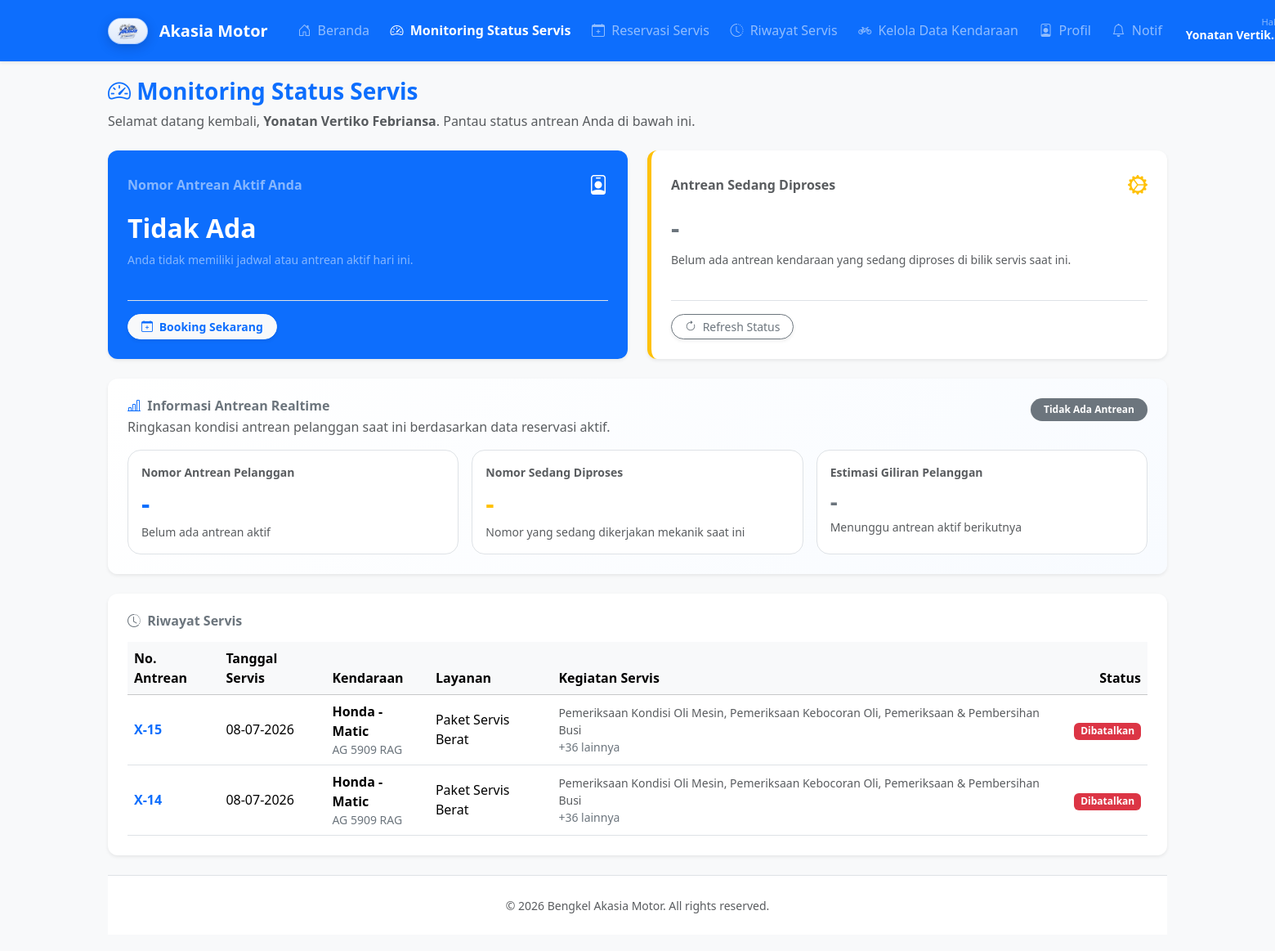
/akasia-motor/index.php?page=dashboard (signed in), run on the app's committed database.
### tables this page shows
CREATE TABLE `reservasi` (
  `id` int(11) NOT NULL,
  `no_antrian` varchar(10) NOT NULL,
  `user_id` int(11) NOT NULL,
  `mekanik_id` int(11) DEFAULT NULL,
  `jenis_layanan_id` int(11) NOT NULL,
  `jenis_reservasi` enum('Online','Walk-in') DEFAULT 'Online',
  `no_plat` varchar(20) NOT NULL,
  `jenis_kendaraan` varchar(50) DEFAULT NULL,
  `tipe_model` varchar(50) DEFAULT NULL,
  `tahun` year(4) DEFAULT NULL,
  `warna` varchar(30) DEFAULT NULL,
  `keluhan` text DEFAULT NULL,
  `kehadiran` enum('Belum Hadir','Hadir') DEFAULT 'Belum Hadir',
  `status` enum('menunggu_konfirmasi','dikonfirmasi','menunggu_antrean','diproses','pending','selesai','dibatalkan') NOT NULL DEFAULT 'menunggu_konfirmasi',
  `alasan_status` text DEFAULT NULL,
  `catatan_mekanik` text DEFAULT NULL,
  `hasil_servis` text DEFAULT NULL,
  `biaya_jasa` decimal(12,2) NOT NULL DEFAULT 0.00,
  `total_biaya` decimal(12,2) NOT NULL DEFAULT 0.00,
  `catatan_tambahan` text DEFAULT NULL,
  `tanggal_servis` date DEFAULT NULL,
  `waktu_konfirmasi` datetime DEFAULT NULL,
  `waktu_hadir` datetime DEFAULT NULL,
  `waktu_pending` datetime DEFAULT NULL,
  `waktu_mulai_servis` datetime DEFAULT NULL,
  `estimasi_durasi` int(11) DEFAULT 0,
  `waktu_selesai` datetime DEFAULT NULL,
  `reminder_status` enum('belum_dikirim','sudah_dikirim') NOT NULL DEFAULT 'belum_dikirim',
  `reminder_sent_at` datetime DEFAULT NULL,
  `created_at` timestamp NOT NULL DEFAULT current_timestamp(),
  `updated_at` timestamp NOT NULL DEFAULT current_timestamp() ON UPDATE current_timestamp()
);

CREATE TABLE `jenis_layanan` (
  `id` int(11) NOT NULL,
  `nama` varchar(100) NOT NULL,
  `deskripsi` text DEFAULT NULL,
  `estimasi_durasi` int(11) NOT NULL DEFAULT 0 COMMENT 'Durasi dalam menit',
  `estimasi_biaya_jasa` decimal(12,2) NOT NULL DEFAULT 0.00,
  `is_custom` tinyint(1) NOT NULL DEFAULT 0 COMMENT '1 jika layanan bersifat dinamis/custom',
  `is_active` tinyint(1) NOT NULL DEFAULT 1 COMMENT '1 = Aktif, 0 = Nonaktif'
);

### akasia-motor/pages/dashboard.php (the view, shortened to what the rows shown need)
<?php
$user_id = $_SESSION['user_id'];
$today = date('Y-m-d');
$stmt_my_queue = $pdo->prepare("
    SELECT r.id, r.no_antrian, r.status, r.tanggal_servis, jl.nama AS layanan
    FROM reservasi r
    INNER JOIN jenis_layanan jl ON jl.id = r.jenis_layanan_id
    WHERE r.user_id = :uid
      AND r.status NOT IN ('dibatalkan', 'selesai')
    ORDER BY CASE r.status
        WHEN 'diproses' THEN 0
        WHEN 'menunggu_antrean' THEN 1
        WHEN 'dikonfirmasi' THEN 2
        WHEN 'menunggu_konfirmasi' THEN 3
        WHEN 'pending' THEN 4
        ELSE 5
    END, r.tanggal_servis ASC, r.id ASC
    LIMIT 1
");
$stmt_my_queue->execute([':uid' => $user_id]);
$my_queue = $stmt_my_queue->fetch();
$current_processing_antrian = null;
$current_processing_tanggal = null;
$estimasi_jam_servis = null;
$stmt_history = $pdo->prepare("
    SELECT r.*, jl.nama AS layanan
    FROM reservasi r
    INNER JOIN jenis_layanan jl ON jl.id = r.jenis_layanan_id
    WHERE r.user_id = :uid
    ORDER BY r.id DESC
    LIMIT 5
");
$stmt_history->execute([':uid' => $user_id]);
$reservasi_history = $stmt_history->fetchAll();
$reservasiIds = [];
foreach ($reservasi_history as $row) {
    if (!empty($row['id'])) {
        $reservasiIds[] = (int) $row['id'];
    }
}
$reservasiIds = array_values(array_unique(array_filter($reservasiIds)));
$kegiatanReservasiMap = [];
if (!empty($reservasiIds)) {
    $placeholders = implode(',', array_fill(0, count($reservasiIds), '?'));
    $stmt_kegiatan_reservasi = $pdo->prepare("
        SELECT rk.reservasi_id, ks.nama_kegiatan
        FROM reservasi_kegiatan rk
        INNER JOIN kegiatan_servis ks ON ks.id = rk.kegiatan_servis_id
        WHERE rk.reservasi_id IN ($placeholders)
        ORDER BY ks.jenis_layanan_id ASC, ks.id ASC
    ");
    $stmt_kegiatan_reservasi->execute($reservasiIds);
    while ($row = $stmt_kegiatan_reservasi->fetch(PDO::FETCH_ASSOC)) {
        $kegiatanReservasiMap[(int) $row['reservasi_id']][] = $row['nama_kegiatan'];
    }
}
?>
<div class="row g-4 mb-4">
    <div class="col-md-6">
        <div class="card border-0 shadow-sm h-100 text-white bg-primary" style="border-radius: 12px;">
            <div class="card-body p-4 d-flex flex-column justify-content-between">
                <div>
                    <?php if ($my_queue): ?>
                        <h1 class="display-3 fw-bold mb-2"><?= htmlspecialchars($my_queue['no_antrian']) ?></h1>
                        <p class="mb-0 small text-white-50">Jenis Layanan: <strong><?= htmlspecialchars($my_queue['layanan']) ?></strong></p>
                        <?php if (!empty($kegiatanReservasiMap[(int) $my_queue['id']])): ?>
                            <div class="mt-3 p-3 bg-white bg-opacity-10 rounded-3 border border-white border-opacity-25">
                                <span class="text-white-50 small d-block mb-1">Kegiatan Servis:</span>
                                <ul class="mb-0 ps-3 small text-white">
                                    <?php foreach (array_slice($kegiatanReservasiMap[(int) $my_queue['id']], 0, 4) as $kegiatanNama): ?>
                                        <li><?= htmlspecialchars($kegiatanNama) ?></li>
                                    <?php endforeach; ?>
                                    <?php if (count($kegiatanReservasiMap[(int) $my_queue['id']]) > 4): ?>
                                        <li>+<?= count($kegiatanReservasiMap[(int) $my_queue['id']]) - 4 ?> kegiatan lainnya</li>
                                    <?php endif; ?>
                                </ul>
                            </div>
                        <?php endif; ?>
                        <?php if ($estimasi_jam_servis && in_array($my_queue['status'], ['dikonfirmasi', 'menunggu_antrean'])): ?>
                            <div class="mt-3 p-3 bg-white bg-opacity-10 rounded-3 border border-white border-opacity-25">
                                <span class="text-white-50 small d-block mb-1">Estimasi Jam Servis:</span>
                                <div class="fw-bold fs-5 text-white mb-2">
                                    <i class="bi bi-clock-history me-2"></i><?= $estimasi_jam_servis ?>
                                </div>
                                <?php if ($my_queue['tanggal_servis'] == $today): ?>
                                    <div style="font-size: 0.7rem;" class="text-white-50 lh-sm">
                                        *Estimasi dapat berubah mengikuti kondisi antrean dan proses pengerjaan servis.
                                    </div>
                                <?php endif; ?>
                            </div>
                        <?php elseif ($estimasi_jam_servis === 'Sekarang (Sedang Diproses)'): ?>
                            <div class="mt-3 p-3 bg-white bg-opacity-10 rounded-3 border border-white border-opacity-25 text-center">
                                <span class="fw-bold fs-5 text-white"><i class="bi bi-gear-wide-connected me-2"></i>Kendaraan Anda Sedang Dikerjakan</span>
                            </div>
                        <?php endif; ?>
                    <?php else: ?>
                        <h2 class="fw-bold mb-2">Tidak Ada</h2>
                    <?php endif; ?>
                </div>
            </div>
        </div>
    </div>
    <div class="col-md-6">
        <div class="card border-0 shadow-sm h-100 bg-white" style="border-radius: 12px; border-left: 5px solid #ffc107 !important;">
            <div class="card-body p-4 d-flex flex-column justify-content-between">
                <div>
                    <?php if ($current_processing_antrian): ?>
                        <h1 class="display-3 fw-bold text-warning mb-2"><?= htmlspecialchars($current_processing_antrian) ?></h1>
                        <p class="mb-0 small text-muted">
                            Mekanik saat ini sedang mengerjakan nomor antrean di atas.
                            <?php if ($current_processing_tanggal): ?>
                                <br><span class="fw-semibold">Tanggal servis:</span> <?= htmlspecialchars(date('d-m-Y', strtotime($current_processing_tanggal))) ?>
                            <?php endif; ?>
                        </p>
                    <?php else: ?>
                        <h2 class="fw-bold text-secondary mb-2">-</h2>
                    <?php endif; ?>
                </div>
            </div>
        </div>
    </div>
</div>
<div class="card border-0 shadow-sm mb-4" style="border-radius: 12px;">
    <div class="card-body p-4">
        <div class="table-responsive">
            <table class="table align-middle mb-0">
                <thead class="table-light">
                    <tr>
                        <th>No. Antrean</th>
                        <th>Tanggal Servis</th>
                        <th>Kendaraan</th>
                        <th>Layanan</th>
                        <th>Kegiatan Servis</th>
                        <th class="text-end">Status</th>
                    </tr>
                </thead>
                <tbody>
                    <?php foreach ($reservasi_history as $res): ?>
                        <tr>
                            <td class="fw-bold text-primary"><?= htmlspecialchars($res['no_antrian']) ?></td>
                            <td><?= date('d-m-Y', strtotime($res['tanggal_servis'])) ?></td>
                            <td>
                                <div class="fw-semibold"><?= htmlspecialchars($res['jenis_kendaraan']) ?></div>
                                <div class="text-secondary small"><?= htmlspecialchars($res['no_plat']) ?></div>
                            </td>
                            <td><?= htmlspecialchars($res['layanan']) ?></td>
                            <td class="small text-muted">
                                <?php if (!empty($kegiatanReservasiMap[(int) $res['id']])): ?>
                                    <?= htmlspecialchars(implode(', ', array_slice($kegiatanReservasiMap[(int) $res['id']], 0, 3))) ?>
                                    <?php if (count($kegiatanReservasiMap[(int) $res['id']]) > 3): ?>
                                        <div class="text-secondary">+<?= count($kegiatanReservasiMap[(int) $res['id']]) - 3 ?> lainnya</div>
                                    <?php endif; ?>
                                <?php else: ?>
                                    <span class="text-secondary">-</span>
                                <?php endif; ?>
                            </td>
                            <td class="text-end">
                                <?php
                                $badge_color = match ($res['status']) {
                                    'menunggu_konfirmasi' => 'bg-secondary',
                                    'dikonfirmasi' => 'bg-info text-white',
                                    'menunggu_antrean' => 'bg-primary',
                                    'diproses' => 'bg-warning text-dark',
                                    'selesai' => 'bg-success',
                                    'dibatalkan' => 'bg-danger',
                                    'pending' => 'bg-dark',
                                    default => 'bg-light text-dark'
                                };
                                ?>
                                <span class="badge <?= $badge_color ?> text-capitalize"><?= htmlspecialchars(str_replace('_', ' ', $res['status'])) ?></span>
                            </td>
                        </tr>
                    <?php endforeach; ?>
                </tbody>
            </table>
        </div>
    </div>
</div>

### data on the page
reservasi: no_antrian "X-15", tanggal_servis "08-07-2026", jenis_kendaraan "Honda - Matic", no_plat "AG 5909 RAG", jenis_layanan.nama "Paket Servis Berat", id "Pemeriksaan Kondisi Oli Mesin, Pemeriksaan Kebocoran Oli, Pemeriksaan & Pembersihan Busi", count($kegiatanReservasiMap[(int)$res['id']])-3 "36", status "Dibatalkan"
reservasi: no_antrian "X-14", tanggal_servis "08-07-2026", jenis_kendaraan "Honda - Matic", no_plat "AG 5909 RAG", jenis_layanan.nama "Paket Servis Berat", id "Pemeriksaan Kondisi Oli Mesin, Pemeriksaan Kebocoran Oli, Pemeriksaan & Pembersihan Busi", count($kegiatanReservasiMap[(int)$res['id']])-3 "36", status "Dibatalkan"

### other printed values
$_SESSION['nama'] "Yonatan Vertik…"
$_SESSION['nama'] "Yonatan Vertiko Febriansa"
